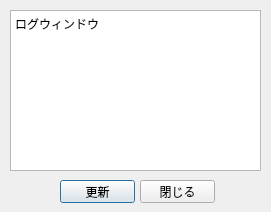
<?xml version="1.0" encoding="UTF-8"?>
<ui version="4.0">
 <class>BBSMenuFetchDialog</class>
 <widget class="QDialog" name="BBSMenuFetchDialog">
  <property name="geometry">
   <rect>
    <x>0</x>
    <y>0</y>
    <width>271</width>
    <height>212</height>
   </rect>
  </property>
  <property name="windowTitle">
   <string>板一覧の取得</string>
  </property>
  <widget class="QPushButton" name="updateButton">
   <property name="geometry">
    <rect>
     <x>60</x>
     <y>180</y>
     <width>75</width>
     <height>23</height>
    </rect>
   </property>
   <property name="text">
    <string>更新</string>
   </property>
  </widget>
  <widget class="QPushButton" name="closeButton">
   <property name="geometry">
    <rect>
     <x>140</x>
     <y>180</y>
     <width>75</width>
     <height>23</height>
    </rect>
   </property>
   <property name="text">
    <string>閉じる</string>
   </property>
  </widget>
  <widget class="QPlainTextEdit" name="logWindow">
   <property name="geometry">
    <rect>
     <x>10</x>
     <y>10</y>
     <width>251</width>
     <height>161</height>
    </rect>
   </property>
   <property name="readOnly">
    <bool>true</bool>
   </property>
   <property name="plainText">
    <string>ログウィンドウ</string>
   </property>
  </widget>
 </widget>
 <resources/>
 <connections/>
</ui>
